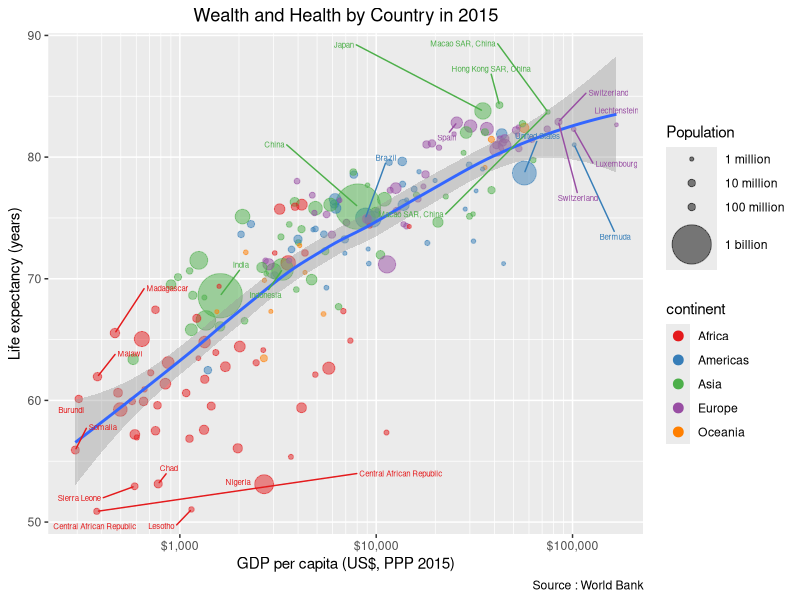

This chart was generated by the following R code:
## ---- chunk 1
knitr::opts_chunk$set(echo = TRUE, message = FALSE, fig.align = "center")
## ---- chunk 2
library(tidyverse)
library(ggrepel)
## ---- chunk 3
life_quality <- read_csv("life_quality.csv")
life_quality
## ---- chunk 4
long_lived <- life_quality |>
  slice_max(life_expectancy, n = 5)
short_lived <- life_quality |>
  slice_min(life_expectancy, n = 5)
wealthiest <- life_quality |> 
  slice_max(gdp_per_capita, n = 5)
poorest <- life_quality |> 
  slice_min(gdp_per_capita, n = 5)
fertile <- life_quality |>
  slice_max(pop, n = 5)

life_quality_selected <- rbind(long_lived,
                               short_lived,
                               wealthiest,
                               poorest,
                               fertile)
distinct(life_quality_selected)
## ---- chunk 5
ggplot(data = life_quality, 
       aes(x = gdp_per_capita, 
           y = life_expectancy))+
  geom_point(alpha = 0.5, 
             aes(size = pop, 
                 colour = continent))+
  scale_x_continuous(trans='log10',
                     breaks = c(1000,10000, 100000),
                     labels = c("$1,000", "$10,000", "$100,000"),
                     minor_breaks = c(seq(0,1000, 100),
                                      seq(1000, 10000, 1000), 
                                      seq(10000, 100000, 10000)))+
  labs(x = "GDP per capita (US$, PPP 2015)",
       y = "Life expectancy (years)",
       title = "Wealth and Health by Country in 2015",
       caption = "Source : World Bank") + 
  theme(plot.title = element_text(hjust = 0.5))+
  scale_size(range = c(1,15), 
             name = "Population",
             breaks = c(100000, 10000000, 10000000, 1000000000),
             labels = c("1 million", "10 million", "100 million", "1 billion"))+
  scale_colour_brewer(palette = "Set1") + 
  guides(colour = guide_legend(override.aes = list(alpha = 1, size = 3)))+
  geom_smooth(method = "loess")+
  geom_text_repel(data = life_quality_selected, 
                  aes(label = country_name, color = continent), 
                  size = 2,
                  force = 100,
                  max.overlaps = 30)

## ---- chunk 6
?geom_text_repel
